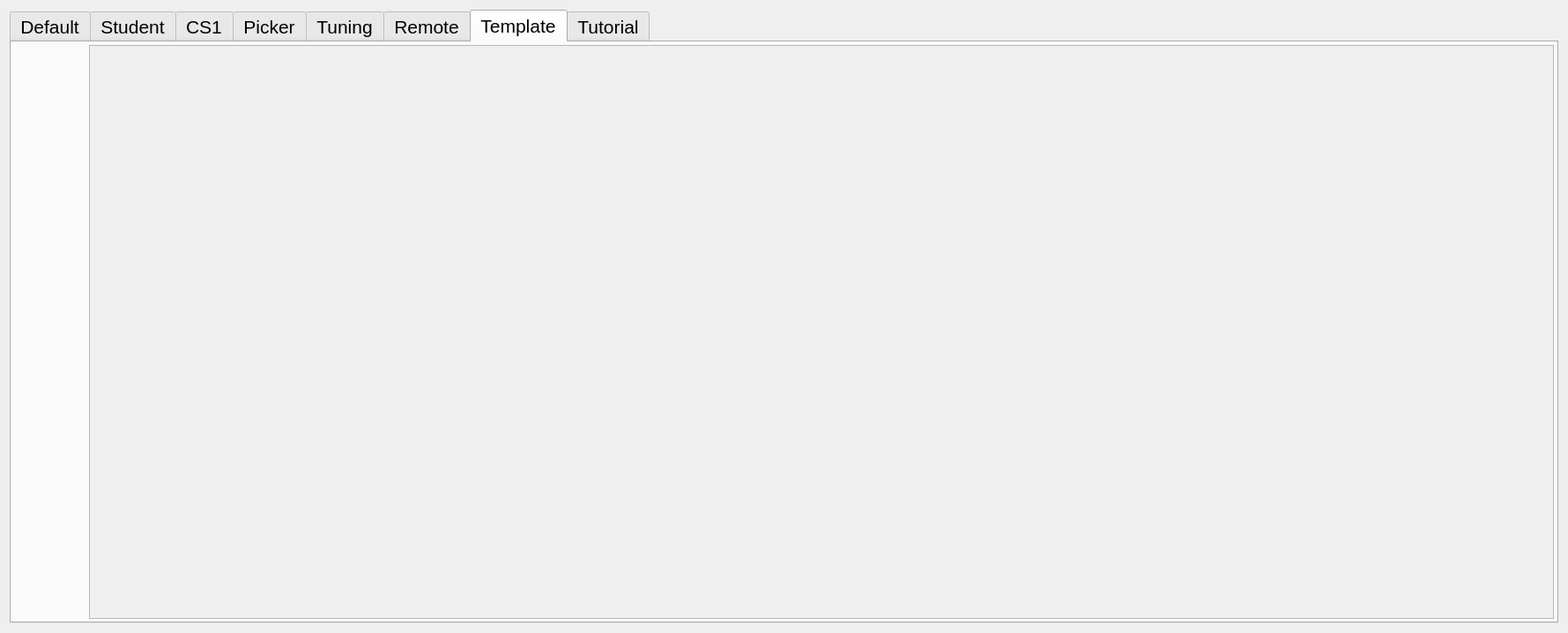
<?xml version="1.0" encoding="UTF-8"?>
<ui version="4.0">
 <class>ControllerTabs</class>
 <widget class="QWidget" name="ControllerTabs">
  <property name="geometry">
   <rect>
    <x>0</x>
    <y>0</y>
    <width>1779</width>
    <height>718</height>
   </rect>
  </property>
  <property name="sizePolicy">
   <sizepolicy hsizetype="Expanding" vsizetype="Expanding">
    <horstretch>0</horstretch>
    <verstretch>0</verstretch>
   </sizepolicy>
  </property>
  <property name="font">
   <font>
    <pointsize>16</pointsize>
   </font>
  </property>
  <property name="windowTitle">
   <string>Form</string>
  </property>
  <layout class="QGridLayout" name="gridLayout">
   <item row="0" column="0">
    <widget class="QTabWidget" name="controller_tabs_widget">
     <property name="currentIndex">
      <number>6</number>
     </property>
     <property name="movable">
      <bool>true</bool>
     </property>
     <widget class="QWidget" name="default_tab">
      <attribute name="title">
       <string>Default</string>
      </attribute>
      <layout class="QGridLayout" name="gridLayout_2">
       <property name="leftMargin">
        <number>3</number>
       </property>
       <property name="topMargin">
        <number>3</number>
       </property>
       <property name="rightMargin">
        <number>3</number>
       </property>
       <property name="bottomMargin">
        <number>3</number>
       </property>
       <property name="spacing">
        <number>5</number>
       </property>
       <item row="0" column="1">
        <widget class="QScrollArea" name="scrollArea_default">
         <property name="widgetResizable">
          <bool>true</bool>
         </property>
         <widget class="DefaultControllerTab" name="default_controller_tab_widget">
          <property name="geometry">
           <rect>
            <x>0</x>
            <y>0</y>
            <width>1638</width>
            <height>576</height>
           </rect>
          </property>
         </widget>
        </widget>
       </item>
       <item row="0" column="0">
        <widget class="ControllerStatusBanner" name="statusBanner_default" native="true">
         <property name="sizePolicy">
          <sizepolicy hsizetype="Fixed" vsizetype="Preferred">
           <horstretch>0</horstretch>
           <verstretch>0</verstretch>
          </sizepolicy>
         </property>
         <property name="minimumSize">
          <size>
           <width>80</width>
           <height>0</height>
          </size>
         </property>
         <property name="maximumSize">
          <size>
           <width>80</width>
           <height>16777215</height>
          </size>
         </property>
        </widget>
       </item>
      </layout>
     </widget>
     <widget class="QWidget" name="student_tab">
      <attribute name="title">
       <string>Student</string>
      </attribute>
      <layout class="QGridLayout" name="gridLayout_4">
       <property name="leftMargin">
        <number>3</number>
       </property>
       <property name="topMargin">
        <number>3</number>
       </property>
       <property name="rightMargin">
        <number>3</number>
       </property>
       <property name="bottomMargin">
        <number>3</number>
       </property>
       <property name="spacing">
        <number>5</number>
       </property>
       <item row="0" column="1">
        <widget class="QScrollArea" name="scrollArea_student">
         <property name="widgetResizable">
          <bool>true</bool>
         </property>
         <widget class="StudentControllerTab" name="student_controller_tab_widget">
          <property name="geometry">
           <rect>
            <x>0</x>
            <y>0</y>
            <width>1638</width>
            <height>576</height>
           </rect>
          </property>
         </widget>
        </widget>
       </item>
       <item row="0" column="0">
        <widget class="ControllerStatusBanner" name="statusBanner_student" native="true">
         <property name="sizePolicy">
          <sizepolicy hsizetype="Fixed" vsizetype="Preferred">
           <horstretch>0</horstretch>
           <verstretch>0</verstretch>
          </sizepolicy>
         </property>
         <property name="minimumSize">
          <size>
           <width>80</width>
           <height>0</height>
          </size>
         </property>
         <property name="maximumSize">
          <size>
           <width>80</width>
           <height>16777215</height>
          </size>
         </property>
        </widget>
       </item>
      </layout>
     </widget>
     <widget class="QWidget" name="csone_tab">
      <attribute name="title">
       <string>CS1</string>
      </attribute>
      <layout class="QGridLayout" name="gridLayout_8">
       <property name="leftMargin">
        <number>3</number>
       </property>
       <property name="topMargin">
        <number>3</number>
       </property>
       <property name="rightMargin">
        <number>3</number>
       </property>
       <property name="bottomMargin">
        <number>3</number>
       </property>
       <property name="spacing">
        <number>5</number>
       </property>
       <item row="0" column="0">
        <widget class="ControllerStatusBanner" name="statusBanner_csone" native="true">
         <property name="sizePolicy">
          <sizepolicy hsizetype="Fixed" vsizetype="Preferred">
           <horstretch>0</horstretch>
           <verstretch>0</verstretch>
          </sizepolicy>
         </property>
         <property name="minimumSize">
          <size>
           <width>80</width>
           <height>0</height>
          </size>
         </property>
         <property name="maximumSize">
          <size>
           <width>80</width>
           <height>16777215</height>
          </size>
         </property>
        </widget>
       </item>
       <item row="0" column="1">
        <widget class="QScrollArea" name="scrollArea_csone">
         <property name="widgetResizable">
          <bool>true</bool>
         </property>
         <widget class="CsoneControllerTab" name="csone_controller_tab_widget">
          <property name="geometry">
           <rect>
            <x>0</x>
            <y>0</y>
            <width>1638</width>
            <height>576</height>
           </rect>
          </property>
         </widget>
        </widget>
       </item>
      </layout>
     </widget>
     <widget class="QWidget" name="picker_tab">
      <attribute name="title">
       <string>Picker</string>
      </attribute>
      <layout class="QGridLayout" name="gridLayout_5">
       <property name="leftMargin">
        <number>3</number>
       </property>
       <property name="topMargin">
        <number>3</number>
       </property>
       <property name="rightMargin">
        <number>3</number>
       </property>
       <property name="bottomMargin">
        <number>3</number>
       </property>
       <property name="spacing">
        <number>5</number>
       </property>
       <item row="0" column="1">
        <widget class="QScrollArea" name="scrollArea_picker">
         <property name="widgetResizable">
          <bool>true</bool>
         </property>
         <widget class="PickerControllerTab" name="picker_controller_tab_widget">
          <property name="geometry">
           <rect>
            <x>0</x>
            <y>0</y>
            <width>1638</width>
            <height>576</height>
           </rect>
          </property>
         </widget>
        </widget>
       </item>
       <item row="0" column="0">
        <widget class="ControllerStatusBanner" name="statusBanner_picker" native="true">
         <property name="sizePolicy">
          <sizepolicy hsizetype="Fixed" vsizetype="Preferred">
           <horstretch>0</horstretch>
           <verstretch>0</verstretch>
          </sizepolicy>
         </property>
         <property name="minimumSize">
          <size>
           <width>80</width>
           <height>0</height>
          </size>
         </property>
         <property name="maximumSize">
          <size>
           <width>80</width>
           <height>16777215</height>
          </size>
         </property>
        </widget>
       </item>
      </layout>
     </widget>
     <widget class="QWidget" name="tuning_tab">
      <attribute name="title">
       <string>Tuning</string>
      </attribute>
      <layout class="QGridLayout" name="gridLayout_6">
       <property name="leftMargin">
        <number>3</number>
       </property>
       <property name="topMargin">
        <number>3</number>
       </property>
       <property name="rightMargin">
        <number>3</number>
       </property>
       <property name="bottomMargin">
        <number>3</number>
       </property>
       <property name="spacing">
        <number>5</number>
       </property>
       <item row="0" column="0">
        <widget class="ControllerStatusBanner" name="statusBanner_tuning" native="true">
         <property name="sizePolicy">
          <sizepolicy hsizetype="Fixed" vsizetype="Preferred">
           <horstretch>0</horstretch>
           <verstretch>0</verstretch>
          </sizepolicy>
         </property>
         <property name="minimumSize">
          <size>
           <width>80</width>
           <height>0</height>
          </size>
         </property>
         <property name="maximumSize">
          <size>
           <width>80</width>
           <height>16777215</height>
          </size>
         </property>
        </widget>
       </item>
       <item row="0" column="1">
        <widget class="QScrollArea" name="scrollArea_tuning">
         <property name="widgetResizable">
          <bool>true</bool>
         </property>
         <widget class="TuningControllerTab" name="tuning_controller_tab_widget">
          <property name="geometry">
           <rect>
            <x>0</x>
            <y>0</y>
            <width>1638</width>
            <height>576</height>
           </rect>
          </property>
         </widget>
        </widget>
       </item>
      </layout>
     </widget>
     <widget class="QWidget" name="remote_tab">
      <attribute name="title">
       <string>Remote</string>
      </attribute>
      <layout class="QGridLayout" name="gridLayout_3">
       <property name="leftMargin">
        <number>3</number>
       </property>
       <property name="topMargin">
        <number>3</number>
       </property>
       <property name="rightMargin">
        <number>3</number>
       </property>
       <property name="bottomMargin">
        <number>3</number>
       </property>
       <property name="spacing">
        <number>5</number>
       </property>
       <item row="0" column="1">
        <widget class="QScrollArea" name="scrollArea_remote">
         <property name="widgetResizable">
          <bool>true</bool>
         </property>
         <widget class="RemoteControllerTab" name="remote_controller_tab_widget">
          <property name="geometry">
           <rect>
            <x>0</x>
            <y>0</y>
            <width>1638</width>
            <height>576</height>
           </rect>
          </property>
         </widget>
        </widget>
       </item>
       <item row="0" column="0">
        <widget class="ControllerStatusBanner" name="statusBanner_remote" native="true">
         <property name="sizePolicy">
          <sizepolicy hsizetype="Fixed" vsizetype="Preferred">
           <horstretch>0</horstretch>
           <verstretch>0</verstretch>
          </sizepolicy>
         </property>
         <property name="minimumSize">
          <size>
           <width>80</width>
           <height>0</height>
          </size>
         </property>
         <property name="maximumSize">
          <size>
           <width>80</width>
           <height>16777215</height>
          </size>
         </property>
        </widget>
       </item>
      </layout>
     </widget>
     <widget class="QWidget" name="template_tab">
      <attribute name="title">
       <string>Template</string>
      </attribute>
      <layout class="QGridLayout" name="gridLayout_7">
       <property name="leftMargin">
        <number>3</number>
       </property>
       <property name="topMargin">
        <number>3</number>
       </property>
       <property name="rightMargin">
        <number>3</number>
       </property>
       <property name="bottomMargin">
        <number>3</number>
       </property>
       <property name="spacing">
        <number>5</number>
       </property>
       <item row="0" column="1">
        <widget class="QScrollArea" name="scrollArea_template">
         <property name="widgetResizable">
          <bool>true</bool>
         </property>
         <widget class="TemplateControllerTab" name="template_controller_tab_widget">
          <property name="geometry">
           <rect>
            <x>0</x>
            <y>0</y>
            <width>1638</width>
            <height>576</height>
           </rect>
          </property>
         </widget>
        </widget>
       </item>
       <item row="0" column="0">
        <widget class="ControllerStatusBanner" name="statusBanner_template" native="true">
         <property name="sizePolicy">
          <sizepolicy hsizetype="Fixed" vsizetype="Preferred">
           <horstretch>0</horstretch>
           <verstretch>0</verstretch>
          </sizepolicy>
         </property>
         <property name="minimumSize">
          <size>
           <width>80</width>
           <height>0</height>
          </size>
         </property>
         <property name="maximumSize">
          <size>
           <width>80</width>
           <height>16777215</height>
          </size>
         </property>
        </widget>
       </item>
      </layout>
     </widget>
     <widget class="QWidget" name="tutorial_tab">
      <attribute name="title">
       <string>Tutorial</string>
      </attribute>
      <layout class="QGridLayout" name="gridLayout_9">
       <property name="leftMargin">
        <number>3</number>
       </property>
       <property name="topMargin">
        <number>3</number>
       </property>
       <property name="rightMargin">
        <number>3</number>
       </property>
       <property name="bottomMargin">
        <number>3</number>
       </property>
       <property name="spacing">
        <number>5</number>
       </property>
       <item row="0" column="1">
        <widget class="QScrollArea" name="scrollArea_tutorial">
         <property name="widgetResizable">
          <bool>true</bool>
         </property>
         <widget class="TutorialControllerTab" name="tutorial_controller_tab_widget">
          <property name="geometry">
           <rect>
            <x>0</x>
            <y>0</y>
            <width>1638</width>
            <height>576</height>
           </rect>
          </property>
         </widget>
        </widget>
       </item>
       <item row="0" column="0">
        <widget class="ControllerStatusBanner" name="statusBanner_tutorial" native="true">
         <property name="sizePolicy">
          <sizepolicy hsizetype="Fixed" vsizetype="Preferred">
           <horstretch>0</horstretch>
           <verstretch>0</verstretch>
          </sizepolicy>
         </property>
         <property name="minimumSize">
          <size>
           <width>80</width>
           <height>0</height>
          </size>
         </property>
         <property name="maximumSize">
          <size>
           <width>80</width>
           <height>16777215</height>
          </size>
         </property>
        </widget>
       </item>
      </layout>
     </widget>
    </widget>
   </item>
  </layout>
 </widget>
 <customwidgets>
  <customwidget>
   <class>StudentControllerTab</class>
   <extends>QWidget</extends>
   <header>studentcontrollertab.h</header>
   <container>1</container>
  </customwidget>
  <customwidget>
   <class>DefaultControllerTab</class>
   <extends>QWidget</extends>
   <header>defaultcontrollertab.h</header>
   <container>1</container>
  </customwidget>
  <customwidget>
   <class>PickerControllerTab</class>
   <extends>QWidget</extends>
   <header>pickercontrollertab.h</header>
   <container>1</container>
  </customwidget>
  <customwidget>
   <class>TuningControllerTab</class>
   <extends>QWidget</extends>
   <header>tuningcontrollertab.h</header>
   <container>1</container>
  </customwidget>
  <customwidget>
   <class>TemplateControllerTab</class>
   <extends>QWidget</extends>
   <header>templatecontrollertab.h</header>
   <container>1</container>
  </customwidget>
  <customwidget>
   <class>TutorialControllerTab</class>
   <extends>QWidget</extends>
   <header>tutorialcontrollertab.h</header>
   <container>1</container>
  </customwidget>
  <customwidget>
   <class>RemoteControllerTab</class>
   <extends>QWidget</extends>
   <header>remotecontrollertab.h</header>
   <container>1</container>
  </customwidget>
  <customwidget>
   <class>CsoneControllerTab</class>
   <extends>QWidget</extends>
   <header>csonecontrollertab.h</header>
   <container>1</container>
  </customwidget>
  <customwidget>
   <class>ControllerStatusBanner</class>
   <extends>QWidget</extends>
   <header>controllerstatusbanner.h</header>
   <container>1</container>
  </customwidget>
 </customwidgets>
 <resources/>
 <connections/>
</ui>
